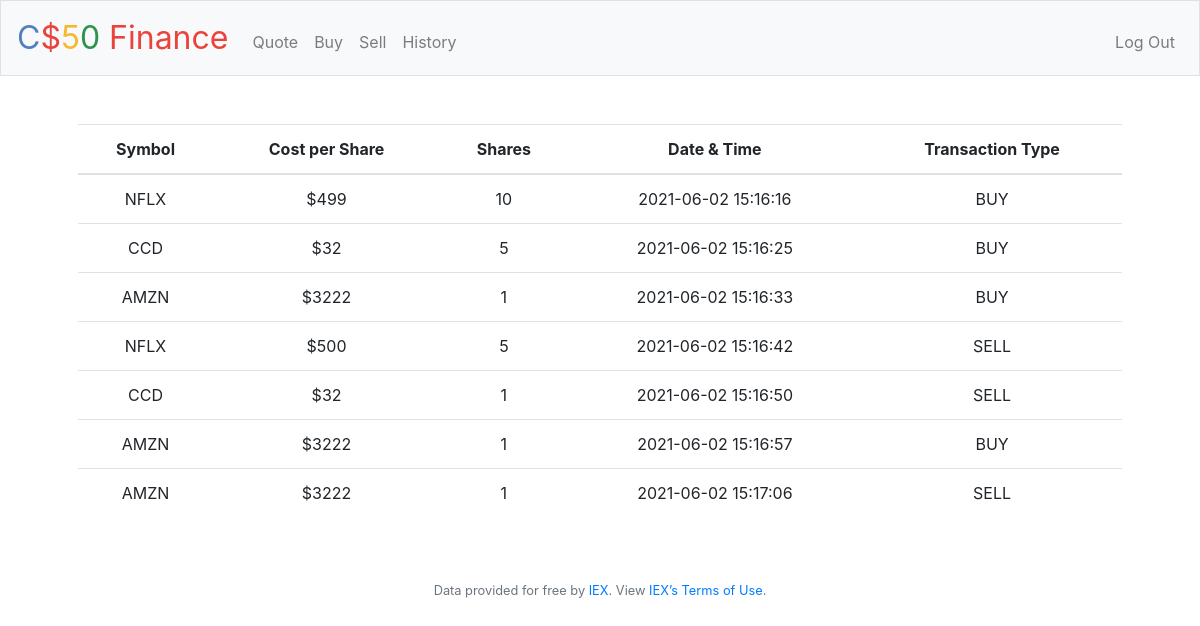
Screenshot of /history (signed in) with the database file from the repository.
### tables this page shows
CREATE TABLE "history" (
	"id"	INTEGER,
	"symbol"	TEXT,
	"type"	TEXT,
	"user"	TEXT,
	"day"	DATETIME DEFAULT CURRENT_TIMESTAMP,
	"share"	INTEGER,
	"price"	TEXT,
	PRIMARY KEY("id")
);

### application.py (the view)
@app.route("/history")
@login_required
def history():
    history=db.execute("SELECT * FROM history WHERE user=?",session.get("user_id"))
    return render_template("history.html",history=history)

### application.py (called while the page is built)
@app.after_request
def after_request(response):
    response.headers["Cache-Control"] = "no-cache, no-store, must-revalidate"
    response.headers["Expires"] = 0
    response.headers["Pragma"] = "no-cache"
    return response

### helpers.py (called while the page is built)
def login_required(f):
    @wraps(f)
    def decorated_function(*args, **kwargs):
        if session.get("user_id") is None:
            return redirect("/login")
        return f(*args, **kwargs)
    return decorated_function

### templates/history.html (shortened to what this page needs)
{% extends "layout.html" %}
{% block main %}
<table class="table">
    <thead>
    <tr>
    <th scope="col"> Symbol</th>
    <th scope="col"> Cost per Share</th>
    <th scope="col"> Shares</th>
    <th scope="col">Date & Time</th>
    <th scope="col">Transaction Type</th>
    </tr>
    </thead>
    <tbody>
        {% for entry in history %}
        <tr>
            <td> {{entry["symbol"]}}</td>
            <td> ${{entry["price"]}}</td>
            <td> {{entry["share"]}}</td>
            <td> {{entry["day"]}}</td>
            <td> {{entry["type"]}}</td>
        </tr>
        {% endfor %}
    </tbody>
</table>
{% endblock %}

### templates/layout.html (shortened to what this page needs)
<!DOCTYPE html>
<html lang="en">
    <head>
        <link rel="stylesheet" href="https://cdn.jsdelivr.net/npm/bootstrap@4.5.3/dist/css/bootstrap.min.css">
        <link href="/static/styles.css" rel="stylesheet">
    </head>
    <body>
        <nav class="navbar navbar-expand-md navbar-light bg-light border">
            <a class="navbar-brand" href="/"><span class="blue">C</span><span class="red">$</span><span class="yellow">5</span><span class="green">0</span> <span class="red">Finance</span></a>
            <div class="collapse navbar-collapse" id="navbar">
                {% if session.user_id %}
                    <ul class="navbar-nav mr-auto mt-2">
                        <li class="nav-item"><a class="nav-link" href="/quote">Quote</a></li>
                        <li class="nav-item"><a class="nav-link" href="/buy">Buy</a></li>
                        <li class="nav-item"><a class="nav-link" href="/sell">Sell</a></li>
                        <li class="nav-item"><a class="nav-link" href="/history">History</a></li>
                    </ul>
                    <ul class="navbar-nav ml-auto mt-2">
                        <li class="nav-item"><a class="nav-link" href="/logout">Log Out</a></li>
                    </ul>
                {% else %}
                    <ul class="navbar-nav ml-auto mt-2">
                        <li class="nav-item"><a class="nav-link" href="/register">Register</a></li>
                        <li class="nav-item"><a class="nav-link" href="/login">Log In</a></li>
                    </ul>
                {% endif %}
            </div>
        </nav>
        <main class="container p-5">
            {% block main %}{% endblock %}
        </main>
        <footer class="small text-center text-muted">
            Data provided for free by <a href="https://iextrading.com/developer">IEX</a>. View <a href="https://iextrading.com/api-exhibit-a/">IEX’s Terms of Use</a>.
        </footer>
    </body>
</html>

### static/styles.css (style rules this page uses)
nav .navbar-brand { font-size: xx-large; }
nav .navbar-brand .blue { color: #537fbe; }
nav .navbar-brand .red { color: #ea433b; }
nav .navbar-brand .yellow { color: #f5b82e; }
nav .navbar-brand .green { color: #2e944b; }
main { overflow-x: auto; text-align: center; }

### rows the page displays
history: symbol "NFLX", price "499", share "10", day "2021-06-02 15:16:16", type "BUY"
history: symbol "CCD", price "32", share "5", day "2021-06-02 15:16:25", type "BUY"
history: symbol "AMZN", price "3222", share "1", day "2021-06-02 15:16:33", type "BUY"
history: symbol "NFLX", price "500", share "5", day "2021-06-02 15:16:42", type "SELL"
history: symbol "CCD", price "32", share "1", day "2021-06-02 15:16:50", type "SELL"
history: symbol "AMZN", price "3222", share "1", day "2021-06-02 15:16:57", type "BUY"
history: symbol "AMZN", price "3222", share "1", day "2021-06-02 15:17:06", type "SELL"
